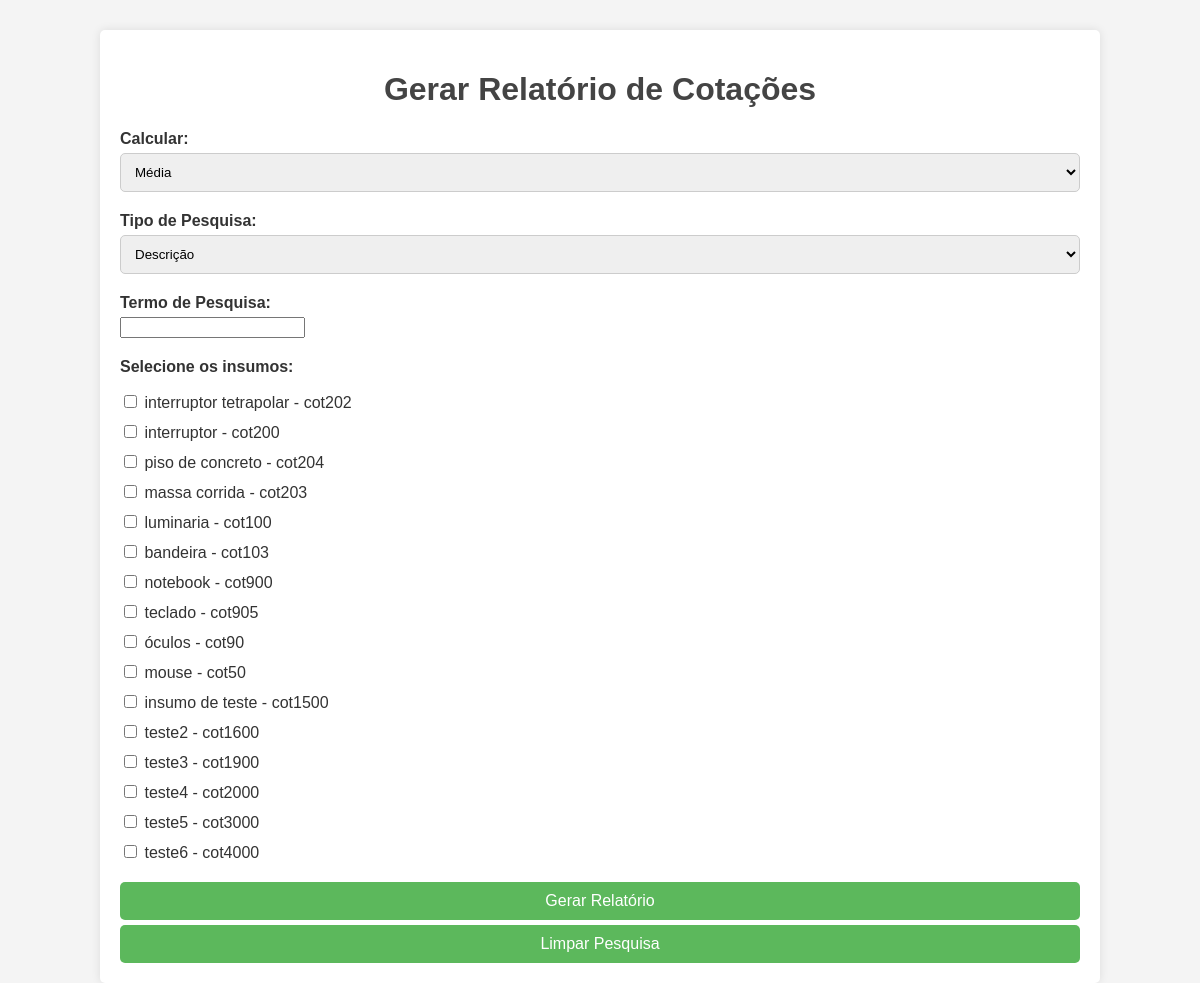
The page /relatorios/ (signed in) on the database its author committed.
### djangoProject/models.py (models this page shows, shortened)
class Insumo(models.Model):
    codigo = models.CharField(max_length=100)
    nome = models.CharField(max_length=100, blank=False)
    unidade_medida = models.CharField(max_length=50)
    empresa = models.ForeignKey(Empresa, on_delete=models.CASCADE)

### djangoProject/views.py (the view)
# urls.py: path('relatorios/', relatorios, name='relatorios'),
@login_required
def relatorios(request):
    empresa_do_usuario = request.user.empresa
    if empresa_do_usuario:
        if request.method == 'POST':
            calcular = request.POST.get('calcular')
            insumos_selecionados = request.POST.getlist('insumos')
            preco_vencido = False
            for insumo_id in insumos_selecionados:
                insumo = Insumo.objects.get(id=insumo_id)
                preços_recentes = Preco.objects.filter(insumo=insumo).order_by('-data_cotacao')[:3]
                for preco in preços_recentes:
                    if (datetime.now().date() - preco.data_cotacao).days > 180:
                        preco_vencido = True
                        break
                if preco_vencido:
                    break
            if preco_vencido:
                messages.warning(request, "Este mapa de cotação possui preços vencidos!")
            wb = openpyxl.Workbook()
            ws = wb.active
            ws.title = 'Relatório de Cotações'
            headers = [
                'Código', 'Descrição', 'Unidade', 'Total', 'Qtd Cotações', 'Dados', 'Empresa 1', 'Empresa 2',
                'Empresa 3'
            ]
            thin_border = Border(
                left=Side(style='thin'),
                right=Side(style='thin'),
                top=Side(style='thin'),
                bottom=Side(style='thin')
            )
            header_font = Font(bold=True)
            header_alignment = Alignment(horizontal='center', vertical='center')
            for col_num, header in enumerate(headers, 1):
                cell = ws.cell(row=1, column=col_num, value=header)
                cell.font = header_font
                cell.alignment = header_alignment
                cell.border = thin_border
            row_num = 2
            empresa_columns = {'Empresa 1': 7, 'Empresa 2': 8, 'Empresa 3': 9}
            for insumo_id in insumos_selecionados:
                insumo = Insumo.objects.get(id=insumo_id)
                preços_recentes = Preco.objects.filter(insumo=insumo).order_by('-data_cotacao')[:3]
                if preços_recentes:
                    quantidade_cotacoes = len(preços_recentes)
                    preços = [preco.preco for preco in preços_recentes]
                    calculo = 0
                    if calcular == 'media' and preços:
                        calculo = statistics.mean(preços)
                    elif calcular == 'mediana' and preços:
                        calculo = statistics.median(preços)
                    ws.cell(row=row_num, column=1, value=insumo.codigo).border = thin_border
                    ws.cell(row=row_num, column=2, value=insumo.nome).border = thin_border
                    ws.cell(row=row_num, column=3, value=insumo.unidade_medida).border = thin_border
                    ws.cell(row=row_num, column=4, value=calcular).border = thin_border
                    ws.cell(row=row_num + 1, column=4, value=calculo).border = thin_border
                    ws.cell(row=row_num, column=5, value=len(preços_recentes)).border = thin_border
                    fornecedores = []
                    cnpjs = []
                    datas = []
                    contatos = []
                    valores = []
                    vendedores = []
                    for preco in preços_recentes:
                        fornecedores.append(preco.razao_social)
                        cnpjs.append(preco.cnpj)
                        datas.append(preco.data_cotacao)
                        contatos.append(preco.telefone)
                        valores.append(preco.preco)
                        vendedores.append(preco.vendedor)
                    for idx, (fornecedor, cnpj, data, contato, valor, vendedor) in enumerate(
                            zip(fornecedores, cnpjs, datas, contatos, valores, vendedores)):
                        if idx < len(empresa_columns):
                            empresa, empresa_column = list(empresa_columns.items())[idx]
                            ws.cell(row=row_num, column=empresa_column, value=fornecedor).border = thin_border
                            ws.cell(row=row_num + 1, column=empresa_column, value=cnpj).border = thin_border
                            if (datetime.now().date() - data).days > 180:
                                ws.cell(row=row_num + 2, column=empresa_column, value=data).border = thin_border
                                ws.cell(row=row_num + 2, column=empresa_column).fill = openpyxl.styles.PatternFill(
                                    start_color='FF0000',
                                    end_color='FF0000',
                                    fill_type='solid'
                                )
                            else:
                                ws.cell(row=row_num + 2, column=empresa_column, value=data).border = thin_border
                            ws.cell(row=row_num + 3, column=empresa_column, value=contato).border = thin_border
                            ws.cell(row=row_num + 4, column=empresa_column, value=vendedor).border = thin_border
                            ws.cell(row=row_num + 5, column=empresa_column, value=valor).border = thin_border
                    ws.cell(row=row_num, column=6, value="Fornecedor:").border = thin_border
                    ws.cell(row=row_num + 1, column=6, value="CNPJ:").border = thin_border
                    ws.cell(row=row_num + 2, column=6, value="Data:").border = thin_border
                    ws.cell(row=row_num + 3, column=6, value="Contato:").border = thin_border
                    ws.cell(row=row_num + 4, column=6, value="Vendedor:").border = thin_border
                    ws.cell(row=row_num + 5, column=6, value="Valor:").border = thin_border
                    ws.merge_cells(start_row=row_num, start_column=1, end_row=row_num + 5, end_column=1)
                    ws.merge_cells(start_row=row_num, start_column=2, end_row=row_num + 5, end_column=2)
                    ws.merge_cells(start_row=row_num, start_column=3, end_row=row_num + 5, end_column=3)
                    ws.merge_cells(start_row=row_num, start_column=4, end_row=row_num + 4, end_column=4)
                    ws.merge_cells(start_row=row_num, start_column=5, end_row=row_num + 5, end_column=5)
                    for i in range(4):
                        cell = ws.cell(row=row_num + i, column=4)
                        cell.alignment = Alignment(horizontal='center', vertical='center')
                    ws.cell(row=row_num + 5, column=4, value=calculo).border = thin_border
                    ws.cell(row=row_num + 5, column=4).alignment = Alignment(horizontal='center', vertical='center')
                    ws.cell(row=row_num + 5, column=4).number_format = 'R$ #,##0.00'
                    for col_num in range(1, 6):
                        cell = ws.cell(row=row_num, column=col_num)
                        cell.alignment = Alignment(horizontal='center', vertical='center')
                    row_num += 7
            for col in ws.columns:
                max_length = 0
                column = col[0].column_letter
                for cell in col:
                    try:
                        if len(str(cell.value)) > max_length:
                            max_length = len(cell.value)
                    except:
                        pass
                adjusted_width = (max_length + 2)
                ws.column_dimensions[column].width = adjusted_width
            ws.cell(row=row_num - 1, column=4).font = Font(bold=True)
            temp_dir = tempfile.mkdtemp()
            timestamp = timezone.now().strftime('%Y%m%d%H%M%S')
            excel_filename = f'relatorio_cotacoes_{timestamp}.xlsx'
            excel_path = os.path.join(temp_dir, excel_filename)
            wb.save(excel_path)
            mapa = Mapa.objects.create(usuario=request.user, empresa=request.user.empresa)
            mapa.arquivo.save(excel_filename, File(open(excel_path, 'rb')))
            pdf_dir = os.path.join(temp_dir, 'pdfs')
            arquivos_anexados_dir = 'C:\\Users\\Dell\\PycharmProjects\\mapadecotacao\\arquivos_anexados'
            insumo_to_pdf = {}
            for insumo_id in insumos_selecionados:
                insumo = Insumo.objects.get(id=insumo_id)
                precos = Preco.objects.filter(insumo=insumo).order_by('-data_cotacao')[:3]
                insumo_pdf_dir = os.path.join(pdf_dir, f"{insumo.codigo}-{insumo.nome}")
                os.makedirs(insumo_pdf_dir, exist_ok=True)
                for preco in precos:
                    arquivos = preco.arquivos_anexados.filter(empresa=request.user.empresa)
                    for arquivo in arquivos:
                        pdf_source_path = os.path.join(arquivos_anexados_dir, f"{insumo.codigo}-{insumo.nome}",
                                                       os.path.basename(arquivo.arquivo.name))
                        pdf_dest_path = os.path.join(insumo_pdf_dir, os.path.basename(arquivo.arquivo.name))
                        if not os.path.exists(pdf_dest_path):
                            shutil.copy(pdf_source_path, pdf_dest_path)
                        if insumo not in insumo_to_pdf:
                            insumo_to_pdf[insumo] = []
                        insumo_to_pdf[insumo].append(pdf_dest_path)
            zip_file_path = os.path.join(temp_dir, 'relatorio_orcamentos.zip')
            with zipfile.ZipFile(zip_file_path, 'w') as zipf:
                zipf.write(excel_path, os.path.basename(excel_path))
                for root, dirs, files in os.walk(pdf_dir):
                    for file in files:
                        file_path = os.path.join(root, file)
                        zipf.write(file_path, os.path.relpath(file_path, pdf_dir))
            with open(zip_file_path, 'rb') as f:
                response = HttpResponse(f.read(), content_type='application/zip')
                response['Content-Disposition'] = 'attachment; filename=relatorio_orcamentos.zip'
            shutil.rmtree(temp_dir)
            return response
        else:
            pesquisa_tipo = request.POST.get('pesquisa_tipo')
            pesquisa_termo = request.POST.get('pesquisa_termo', '').strip().lower()
            insumos_do_usuario = Insumo.objects.filter(empresa=request.user.empresa)
            if pesquisa_tipo == 'descricao':
                insumos_do_usuario = insumos_do_usuario.filter(nome__icontains=pesquisa_termo)
            elif pesquisa_tipo == 'codigo':
                insumos_do_usuario = insumos_do_usuario.filter(codigo__icontains=pesquisa_termo)
            context = {'insumos_do_usuario': insumos_do_usuario}
            return render(request, 'relatorios.html', context)
    else:
        return render(request, 'error.html', {
            'error_message': 'Você não possui uma empresa associada. Por favor, entre em contato com o administrador.'})

### templates/relatorios.html (shortened to what this page needs)
<!DOCTYPE html>
{% load static %}
<html lang="en">
<head>
    <link rel="stylesheet" href="{% static 'css/relatorios.css' %}">
</head>
<body>
    <div class="container">
        <h1>Gerar Relatório de Cotações</h1>
        <form method="post">
            <div class="form-group">
                <label for="calcular">Calcular:</label>
                <select id="calcular" name="calcular">
                    <option value="media">Média</option>
                </select>
            </div>
            <div class="form-group">
                <label for="pesquisa_tipo">Tipo de Pesquisa:</label>
                <select id="pesquisa_tipo" name="pesquisa_tipo">
                    <option value="descricao">Descrição</option>
                </select>
            </div>
            <div class="form-group">
                <label for="pesquisa_termo">Termo de Pesquisa:</label>
                <input type="text" id="pesquisa_termo" name="pesquisa_termo">
            </div>
            <div class="form-group">
                <label for="insumos">Selecione os insumos:</label>
                <ul id="insumos-list">
                    {% for insumo in insumos_do_usuario %}
                        <li class="insumo-item">
                            <input type="checkbox" id="insumo_{{ insumo.id }}" name="insumos" value="{{ insumo.id }}">
                            <label for="insumo_{{ insumo.id }}">{{ insumo.nome }} - {{ insumo.codigo }}</label>
                        </li>
                    {% endfor %}
                </ul>
            </div>
            <button type="submit">Gerar Relatório</button>
            <button type="button" id="limpar-pesquisa">Limpar Pesquisa</button>
        </form>
    </div>
</body>
</html>

### djangoProject/static/css/relatorios.css (style rules this page uses)
body { font-family: Arial, sans-serif; background-color: #f4f4f4; color: #333; margin: 0; padding: 0; }
.container { width: 80%; margin: 0 auto; padding: 20px; background-color: #fff; box-shadow: 0 0 10px rgba(0, 0, 0, 0.1); border-radius: 5px; margin-top: 30px; }
h1 { text-align: center; color: #444; }
.form-group { margin-bottom: 20px; }
label { display: block; margin-bottom: 5px; font-weight: bold; }
select, button { display: block; width: 100%; padding: 10px; margin-top: 5px; border: 1px solid #ccc; border-radius: 5px; }
ul { list-style: none; padding: 0; }
ul li { margin-bottom: 10px; }
ul li label { display: inline; font-weight: normal; }
button { background-color: #5cb85c; color: #fff; border: none; cursor: pointer; font-size: 16px; }

### rows shown on the page
Insumo: nome "interruptor tetrapolar", codigo "cot202"
Insumo: nome "interruptor", codigo "cot200"
Insumo: nome "piso de concreto", codigo "cot204"
Insumo: nome "massa corrida", codigo "cot203"
Insumo: nome "luminaria", codigo "cot100"
Insumo: nome "bandeira", codigo "cot103"
Insumo: nome "notebook", codigo "cot900"
Insumo: nome "teclado", codigo "cot905"
Insumo: nome "óculos", codigo "cot90"
Insumo: nome "mouse", codigo "cot50"
Insumo: nome "insumo de teste", codigo "cot1500"
Insumo: nome "teste2", codigo "cot1600"
Insumo: nome "teste3", codigo "cot1900"
Insumo: nome "teste4", codigo "cot2000"
Insumo: nome "teste5", codigo "cot3000"
Insumo: nome "teste6", codigo "cot4000"
